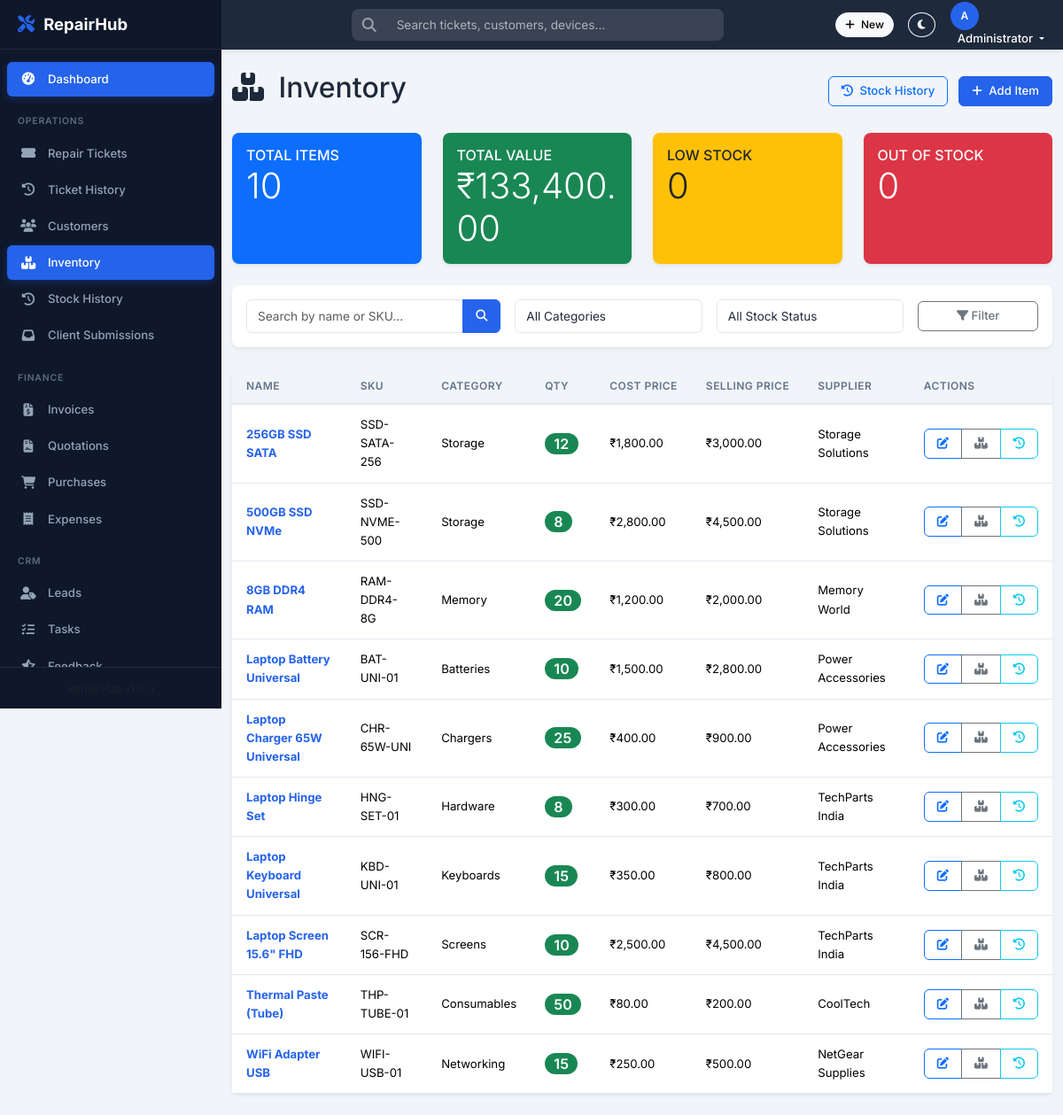
/inventory/index.php (signed in), run on the app's committed database.
### tables this page shows
CREATE TABLE `inventory` (
  `id` int NOT NULL AUTO_INCREMENT,
  `name` varchar(200) NOT NULL,
  `sku` varchar(50) DEFAULT NULL,
  `category` varchar(100) DEFAULT NULL,
  `description` text,
  `quantity` int NOT NULL DEFAULT '0',
  `min_stock_level` int NOT NULL DEFAULT '5',
  `cost_price` decimal(10,2) NOT NULL DEFAULT '0.00',
  `selling_price` decimal(10,2) NOT NULL DEFAULT '0.00',
  `supplier` varchar(200) DEFAULT NULL,
  `location` varchar(100) DEFAULT NULL,
  `is_active` tinyint(1) NOT NULL DEFAULT '1',
  `created_at` datetime NOT NULL DEFAULT CURRENT_TIMESTAMP,
  `updated_at` datetime NOT NULL DEFAULT CURRENT_TIMESTAMP ON UPDATE CURRENT_TIMESTAMP,
  PRIMARY KEY (`id`),
  UNIQUE KEY `sku` (`sku`),
  KEY `idx_category` (`category`),
  KEY `idx_sku` (`sku`),
  KEY `idx_low_stock` (`quantity`,`min_stock_level`)
);

### inventory/index.php (the view, shortened to what this page needs)
<?php
require_once '../config.php';
$search = $_GET['search'] ?? '';
$status = $_GET['status'] ?? 'all';
$page = max(1, (int)($_GET['page'] ?? 1));
$perPage = 15;
$offset = ($page - 1) * $perPage;
$where = [];
$whereClause = $where ? 'WHERE ' . implode(' AND ', $where) : '';
try {
    $summary = $pdo->query("SELECT
        COUNT(id) as total_items,
        SUM(quantity * cost_price) as total_value,
        SUM(CASE WHEN quantity <= min_stock_level AND quantity > 0 THEN 1 ELSE 0 END) as low_stock_count,
        SUM(CASE WHEN quantity = 0 THEN 1 ELSE 0 END) as out_of_stock_count
        FROM inventory")->fetch(PDO::FETCH_ASSOC);
    $query = "SELECT * FROM inventory $whereClause ORDER BY name ASC LIMIT :limit OFFSET :offset";
    $stmt = $pdo->prepare($query);
    $stmt->bindValue(':limit', $perPage, PDO::PARAM_INT);
    $stmt->bindValue(':offset', $offset, PDO::PARAM_INT);
    $stmt->execute();
    $items = $stmt->fetchAll(PDO::FETCH_ASSOC);
} catch (PDOException $e) {
    $_SESSION['flash_message'] = "Database error: " . $e->getMessage();
    $_SESSION['flash_type'] = "danger";
    $items = [];
    $totalItems = 0;
    $totalPages = 1;
    $summary = ['total_items' => 0, 'total_value' => 0, 'low_stock_count' => 0, 'out_of_stock_count' => 0];
    $categories = [];
}
include '../includes/header.php';
include '../includes/sidebar.php';
?>
<div class="main-content" id="mainContent">
  <div class="container-fluid py-4">
    <div class="d-flex justify-content-between align-items-center mb-4">
        <h2><i class="fas fa-boxes me-2"></i> Inventory</h2>
        <div>
            <a href="history.php" class="btn btn-outline-primary me-2"><i class="fas fa-history me-1"></i> Stock History</a>
            <a href="create.php" class="btn btn-primary"><i class="fas fa-plus me-1"></i> Add Item</a>
        </div>
    </div>
    <div class="row mb-4">
        <div class="col-12 col-md-3">
            <div class="card border-0 shadow-sm bg-primary text-white h-100">
                <div class="card-body">
                    <h6 class="card-title text-uppercase mb-0">Total Items</h6>
                    <h3 class="display-6 mb-0"><?= number_format($summary['total_items'] ?? 0) ?></h3>
                </div>
            </div>
        </div>
        <div class="col-12 col-md-3">
            <div class="card border-0 shadow-sm bg-success text-white h-100">
                <div class="card-body">
                    <h6 class="card-title text-uppercase mb-0">Total Value</h6>
                    <h3 class="display-6 mb-0">₹<?= number_format($summary['total_value'] ?? 0, 2) ?></h3>
                </div>
            </div>
        </div>
        <div class="col-12 col-md-3">
            <div class="card border-0 shadow-sm bg-warning text-dark h-100">
                <div class="card-body">
                    <h6 class="card-title text-uppercase mb-0">Low Stock</h6>
                    <h3 class="display-6 mb-0"><?= number_format($summary['low_stock_count'] ?? 0) ?></h3>
                </div>
            </div>
        </div>
        <div class="col-12 col-md-3">
            <div class="card border-0 shadow-sm bg-danger text-white h-100">
                <div class="card-body">
                    <h6 class="card-title text-uppercase mb-0">Out of Stock</h6>
                    <h3 class="display-6 mb-0"><?= number_format($summary['out_of_stock_count'] ?? 0) ?></h3>
                </div>
            </div>
        </div>
    </div>
    <div class="card border-0 shadow-sm mb-4">
        <div class="card-body">
            <form method="GET" class="row g-3 align-items-center">
                <div class="col-md-4">
                    <div class="input-group">
                        <input type="text" name="search" class="form-control" placeholder="Search by name or SKU..." value="<?= htmlspecialchars($search) ?>">
                        <button type="submit" class="btn btn-primary"><i class="fas fa-search"></i></button>
                    </div>
                </div>
                <div class="col-md-3">
                    <select name="category" class="form-select" onchange="this.form.submit()">
                        <option value="">All Categories</option>
                    </select>
                </div>
                <div class="col-md-3">
                    <select name="status" class="form-select" onchange="this.form.submit()">
                        <option value="all" <?= $status === 'all' ? 'selected' : '' ?>>All Stock Status</option>
                    </select>
                </div>
                <div class="col-md-2 d-flex gap-1">
                    <button type="submit" class="btn btn-outline-secondary flex-fill"><i class="fas fa-filter"></i> Filter</button>
                </div>
            </form>
        </div>
    </div>
    <div class="card border-0 shadow-sm">
        <div class="card-body p-0">
            <div class="table-responsive">
                <table class="table table-hover align-middle mb-0">
                    <thead class="table-light">
                        <tr>
                            <th>Name</th>
                            <th>SKU</th>
                            <th>Category</th>
                            <th>Qty</th>
                            <th>Cost Price</th>
                            <th>Selling Price</th>
                            <th>Supplier</th>
                            <th>Actions</th>
                        </tr>
                    </thead>
                    <tbody>
                        <?php if (count($items) > 0): ?>
                            <?php foreach ($items as $item):
                                $isOut = $item['quantity'] == 0;
                                $isLow = $item['quantity'] <= $item['min_stock_level'] && !$isOut;
                                $badgeClass = $isOut ? 'bg-danger' : ($isLow ? 'bg-warning text-dark' : 'bg-success');
                                $rowClass = ($isOut || $isLow) ? 'table-warning' : '';
                            ?>
                            <tr class="<?= $rowClass ?>">
                                <td>
                                    <a href="edit.php?id=<?= $item['id'] ?>" class="text-decoration-none fw-bold">
                                        <?= htmlspecialchars($item['name']) ?>
                                    </a>
                                </td>
                                <td><?= htmlspecialchars($item['sku'] ?? 'N/A') ?></td>
                                <td><?= htmlspecialchars($item['category'] ?? 'N/A') ?></td>
                                <td>
                                    <span class="badge <?= $badgeClass ?> fs-6">
                                        <?= number_format($item['quantity']) ?>
                                    </span>
                                </td>
                                <td>₹<?= number_format($item['cost_price'] ?? 0, 2) ?></td>
                                <td>₹<?= number_format($item['selling_price'] ?? 0, 2) ?></td>
                                <td><?= htmlspecialchars($item['supplier'] ?? 'N/A') ?></td>
                                <td>
                                    <div class="btn-group btn-group-sm">
                                        <a href="edit.php?id=<?= $item['id'] ?>" class="btn btn-outline-primary" title="Edit Item"><i class="fas fa-edit"></i></a>
                                        <a href="adjust.php?id=<?= $item['id'] ?>" class="btn btn-outline-secondary" title="Adjust Stock"><i class="fas fa-boxes"></i></a>
                                        <a href="history.php?id=<?= $item['id'] ?>" class="btn btn-outline-info" title="View Audit History"><i class="fas fa-history"></i></a>
                                    </div>
                                </td>
                            </tr>
                            <?php endforeach; ?>
                        <?php else: ?>
                            <tr><td colspan="8" class="text-center py-4">No items found.</td></tr>
                        <?php endif; ?>
                    </tbody>
                </table>
            </div>
        </div>
    </div>
  </div>
</div>
<?php include '../includes/footer.php'; ?>

### data on the page
inventory: name "256GB SSD SATA", sku "SSD-SATA-256", category "Storage", quantity "12", cost_price "1,800.00", selling_price "3,000.00", supplier "Storage Solutions"
inventory: name "500GB SSD NVMe", sku "SSD-NVME-500", category "Storage", quantity "8", cost_price "2,800.00", selling_price "4,500.00", supplier "Storage Solutions"
inventory: name "8GB DDR4 RAM", sku "RAM-DDR4-8G", category "Memory", quantity "20", cost_price "1,200.00", selling_price "2,000.00", supplier "Memory World"
inventory: name "Laptop Battery Universal", sku "BAT-UNI-01", category "Batteries", quantity "10", cost_price "1,500.00", selling_price "2,800.00", supplier "Power Accessories"
inventory: name "Laptop Charger 65W Universal", sku "CHR-65W-UNI", category "Chargers", quantity "25", cost_price "400.00", selling_price "900.00", supplier "Power Accessories"
inventory: name "Laptop Hinge Set", sku "HNG-SET-01", category "Hardware", quantity "8", cost_price "300.00", selling_price "700.00", supplier "TechParts India"
inventory: name "Laptop Keyboard Universal", sku "KBD-UNI-01", category "Keyboards", quantity "15", cost_price "350.00", selling_price "800.00", supplier "TechParts India"
inventory: name "Laptop Screen 15.6\" FHD", sku "SCR-156-FHD", category "Screens", quantity "10", cost_price "2,500.00", selling_price "4,500.00", supplier "TechParts India"
inventory: name "Thermal Paste (Tube)", sku "THP-TUBE-01", category "Consumables", quantity "50", cost_price "80.00", selling_price "200.00", supplier "CoolTech"
inventory: name "WiFi Adapter USB", sku "WIFI-USB-01", category "Networking", quantity "15", cost_price "250.00", selling_price "500.00", supplier "NetGear Supplies"

### other printed values
getInitials($currentUser['name']) "A"
$currentUser['name'] "Administrator"
APP_NAME "RepairHub"
$summary['total_items'] "10"
$summary['total_value'] "133,400.00"
$summary['low_stock_count'] "0"
$summary['out_of_stock_count'] "0"
